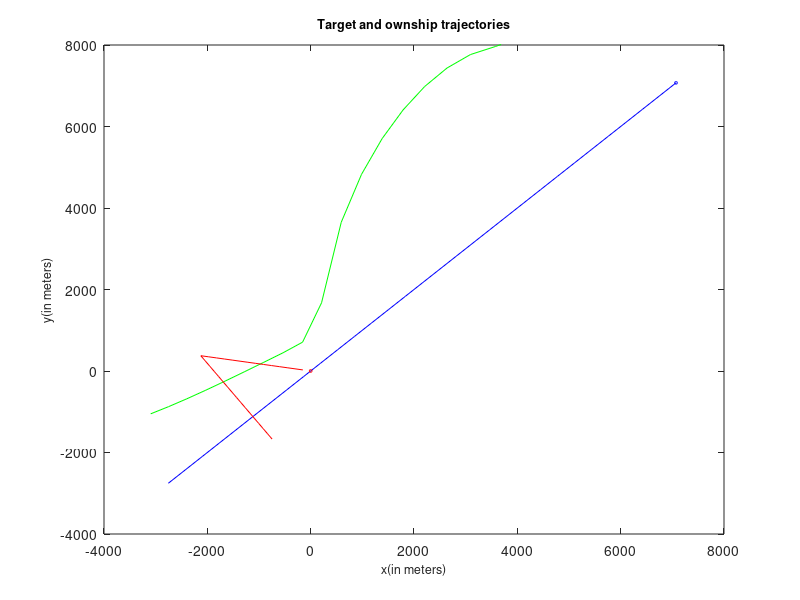

The MATLAB source for this figure:
%script
rangeVar = 1;
thetaVar = 6;
velocityVar = 10;
% targetInit = [7071; 7071; 225; 7.72];
% ownshipInit = [0; 0; 170; 2.57];
targetInit = [7071; 7071; -5.4589; -5.4589];
ownshipInit = [0; 0; -2.5310; .4463];
ownshipState = ownshipInit;
targetState = targetInit;
targetStateLog = [targetInit];
ownshipStateLog = [];
rmsLog = [];
startTime = 60;
time = startTime;
finalTime = 1800;
timeStep = 60;

%Initial Measurements
bearing = atan2(targetInit(1)-ownshipInit(1),targetInit(2)-ownshipInit(2))*180/pi + (thetaVar * randn());
distance = sqrt((targetInit(1)-ownshipInit(1)+(rangeVar * randn()))^2+(targetInit(2)-ownshipInit(2)+(rangeVar * randn()))^2);
targetEst = [distance*cosd(bearing);
             distance*sind(bearing);
             0;
             0];
targetEstLog = [targetEst];
P = [0 0 0 0;
     0 0 0 0;
     0 0 velocityVar^2 0;
     0 0 0 velocityVar^2];
Q = [rangeVar^2 0;
     0 rangeVar^2];
F = [1 0 timeStep 0;
     0 1 0 timeStep;
     0 0 1 0;
     0 0 0 1];
PLog = P;
 
%Simulation
for i = startTime:timeStep:finalTime
    time = i;
    
%move vehicle and target
if(time == 900)
    ownshipState(3) = 1.4371;
    ownshipState(4) = -2.1306;
end
ownshipState = F*ownshipState;
ownshipStateLog = [ownshipStateLog ownshipState];
targetState = F*targetState;
targetStateLog = [targetStateLog targetState];

%Measure
H=[(1-(ownshipState(1)/targetState(1))) 0 0 0;
    0 (1-(ownshipState(2)/targetState(2))) 0 0];
dis = H*targetState;
varry = rangeVar * randn();
distance = sqrt((dis(1)+varry)^2+(dis(2)+varry)^2);%Check the variance method

%Estimation
targetEst = F*targetEst;
H_est = [(1-(ownshipState(1)/targetEst(1))) 0 0 0;
    0 (1-(ownshipState(2)/targetEst(2))) 0 0];
disEst = H*targetEst;
P_pred = F*P*F'; %QsuperS
S=H*P_pred*H'+Q;
K=P_pred*H'/S;
targetEst = targetEst + K*(distance-disEst);
P_pred = (eye(4)-K*H)*P_pred;
P = P_pred;
targetEstLog = [targetEstLog targetEst];
r = sqrt( sum( (targetStateLog(1:2)-targetEstLog(1:2)).^2) / numel(targetStateLog) ); 
rmsLog = [rmsLog r];
PLog = [PLog P];


end

%Figure
plot(targetEstLog(1,:),targetEstLog(2,:),'-g')
hold on
plot(targetStateLog(1,:),targetStateLog(2,:),'-b')
hold on
plot(ownshipStateLog(1,:),ownshipStateLog(2,:),'-r')
hold on
plot(ownshipInit(1),ownshipInit(2),'or', 'MarkerSize', 2)
hold on
plot(targetInit(1),targetInit(2),'ob', 'MarkerSize', 2)
%legend('Target Estimate','Target','Ownship','Ownship initial','Target initial')
%legend('Location','northwest')
xlim([-4000 8000])
ylim([-4000 8000])
xlabel('x(in meters)','FontSize',9)
ylabel('y(in meters)','FontSize',9)
title('Target and ownship trajectories','FontSize',9)

% figure()
% plot(rmsLog)
